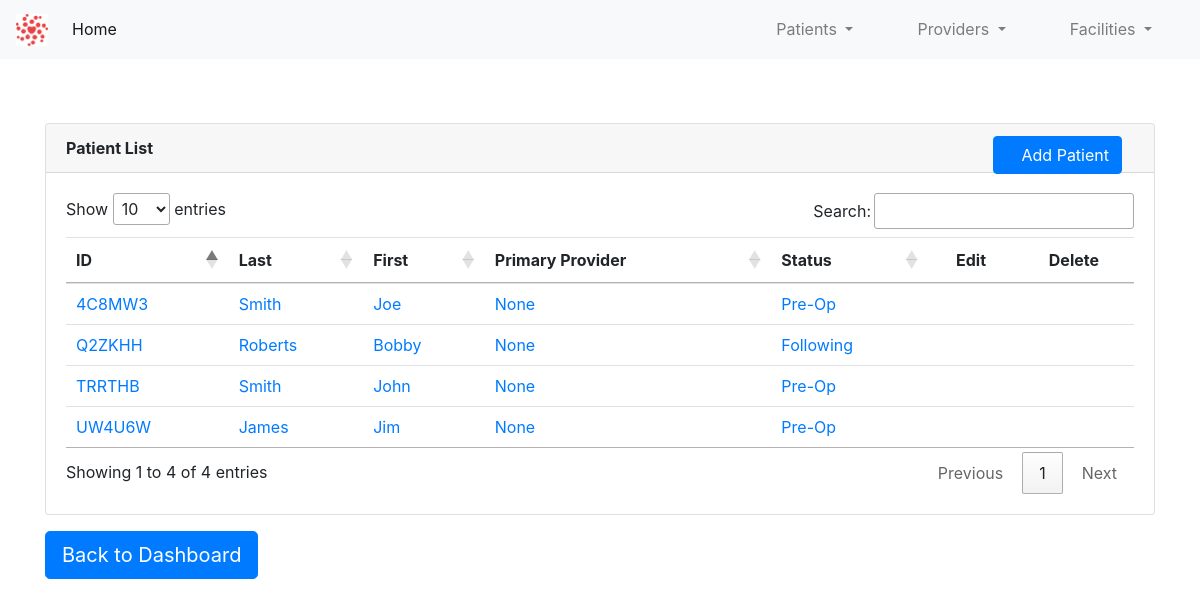
The app's page /patients/, older data.
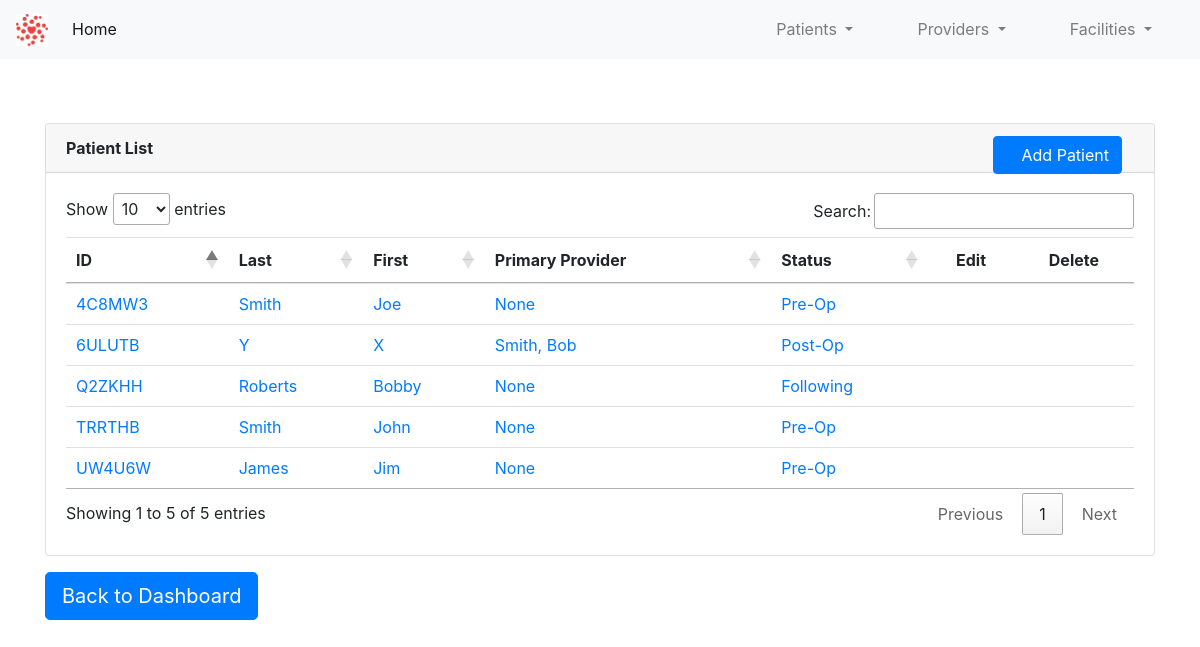
The same page, newer data.
### app/patients/patient_model.py (models this page shows, shortened)
class Patient(db.Model):
    id = db.Column(db.Integer, primary_key=True)
    first_name = db.Column(db.String(30), index=True, nullable=False, info={'label': 'First Name'})
    last_name = db.Column(db.String(30), index=True, nullable=False, info={'label': 'Last Name'})
    patient_id = db.Column(db.String(10), index=True)
    patient_status_id = db.Column(db.Integer, db.ForeignKey('patient_status.id'))
    patient_provider_id = db.Column(db.Integer, db.ForeignKey('provider.id'))
    patient_status = db.relationship(PatientStatus)
    patient_provider = db.relationship(Provider)

class PatientStatus(db.Model):
    id = db.Column(db.Integer, primary_key=True)
    code_name = db.Column(db.String(30), index=True, nullable=False)
    name = db.Column(db.String(60), index=True, nullable=False)
    def __str__(self):
        return self.name

### app/providers/provider_model.py (models this page shows, shortened)
class Provider(db.Model):
    id = db.Column(db.Integer, primary_key=True)
    first_name = db.Column(db.String(30), index=True, nullable=False, info={'label': 'First Name'})
    last_name = db.Column(db.String(30), index=True, nullable=False, info={'label': 'Last Name'})
    provider_id = db.Column(db.String(10), index=True)
    provider_category_id = db.Column(db.Integer, db.ForeignKey('provider_category.id'))
    provider_facility_id = db.Column(db.Integer, db.ForeignKey('facility.id'))
    provider_category = db.relationship(ProviderCategory)
    provider_facility = db.relationship(Facility)
    def __str__(self):
        return self.last_name + ", " + self.first_name

### app/patients/patient.py (the view)
@patient_bp.route('/')
def view_patient_list():
    patient_list = Patient.query.all()
    return render_template('patients.html', title="Patient List", patient_list=patient_list)

### app/patients/templates/patients.html (shortened to what this page needs)
{% extends "base.html" %}
{% block content %}
    <div class="container" style="margin-top: 4rem">
        <div class="card">
          <div class="card-header">
              <b>Patient List</b>
              <a class="btn btn-primary" href="/patients/new" role="button" style="position: absolute; right: 2rem">
                      &emsp;Add Patient
              </a>
          </div>
          <div class="card-body">
              <table class="table table-hover table-sm" id="patient-list-table">
                  <thead>
                    <tr>
                      <th scope="col">ID</th>
                      <th scope="col">Last</th>
                      <th scope="col">First</th>
                      <th scope="col">Primary Provider</th>
                      <th scope="col">Status</th>
                      <th style="text-align: center; vertical-align: middle" scope="col" class="no-sort">Edit</th>
                      <th style="text-align: center; vertical-align: middle" scope="col" class="no-sort">Delete</th>
                    </tr>
                  </thead>
                  <tbody>
                  {% for patient in patient_list %}
                    <tr>
                      <td><a href="/patients/view/{{patient.patient_id}}">{{ patient.patient_id }}</a></td>
                      <td><a href="/patients/view/{{patient.patient_id}}">{{ patient.last_name }}</a></td>
                      <td><a href="/patients/view/{{patient.patient_id}}">{{ patient.first_name }}</a></td>
                      <td><a href="/patients/view/{{patient.patient_id}}">{{ patient.patient_provider }}</a></td>
                      <td><a href="/patients/view/{{patient.patient_id}}">{{ patient.patient_status }}</a></td>
                        <td style="text-align: center; vertical-align: middle"><a href="/patients/edit/{{patient.patient_id}}"></a></td>
                        <td style="text-align: center; vertical-align: middle"><a href="/patients/delete/{{ patient.patient_id }}"></a></td>
                    </tr>
                  {% endfor %}
                  </tbody>
              </table>
          </div>
        </div>
        <a class="btn btn-primary btn-lg mt-3" href="/index" role="button">
              Back to Dashboard</a>
    </div>
{% endblock %}

### app/templates/base.html (shortened to what this page needs)
<!DOCTYPE html>
<html lang="en">
<head>
    <link rel="stylesheet"
          href="https://stackpath.bootstrapcdn.com/bootstrap/4.5.0/css/bootstrap.min.css"
>
    <link href="//netdna.bootstrapcdn.com/bootstrap/3.0.0/css/bootstrap-glyphicons.css" rel="stylesheet">
    <link rel="stylesheet" type="text/css" href="https://cdn.datatables.net/1.10.21/css/jquery.dataTables.css">
</head>
<body>
    <nav class="navbar navbar-expand-lg navbar-light bg-light">
      <a class="navbar-brand" href="/index"><img src="/static/images/HCA_logo.png" style="height: 2rem; width: 2rem"></a>
      <div class="collapse navbar-collapse" id="navbarSupportedContent">
        <ul class="navbar-nav mr-auto">
          <li class="nav-item active">
            <a class="nav-link" href="/index">Home <span class="sr-only">(current)</span></a>
          </li>
        </ul>
        <ul class="navbar-nav ml-auto">
          <li class="nav-item dropdown mx-4">
            <a class="nav-link dropdown-toggle" href="#" id="navbarDropdown" role="button" data-toggle="dropdown" aria-haspopup="true" aria-expanded="false">
              Patients
            </a>
          </li>
          <li class="nav-item dropdown mx-4">
            <a class="nav-link dropdown-toggle" href="#" id="navbarDropdown" role="button" data-toggle="dropdown" aria-haspopup="true" aria-expanded="false">
              Providers
            </a>
          </li>
          <li class="nav-item dropdown mx-4">
            <a class="nav-link dropdown-toggle" href="#" id="navbarDropdown" role="button" data-toggle="dropdown" aria-haspopup="true" aria-expanded="false">
              Facilities
            </a>
          </li>
        </ul>
      </div>
    </nav>
    {% block content %}{% endblock %}
</body>
</html>

Row changes from the older to the newer data that the page shows:
added Patient: patient_id "6ULUTB", last_name "Y", first_name "X", patient_provider "Smith, Bob", patient_status "Post-Op"
Text that changed along with them:
text written by a page script: "Show entries Search: Showing 1 to 4 of 4 entries Previous 1 Next" → "Show entries Search: Showing 1 to 5 of 5 entries Previous 1 Next"
